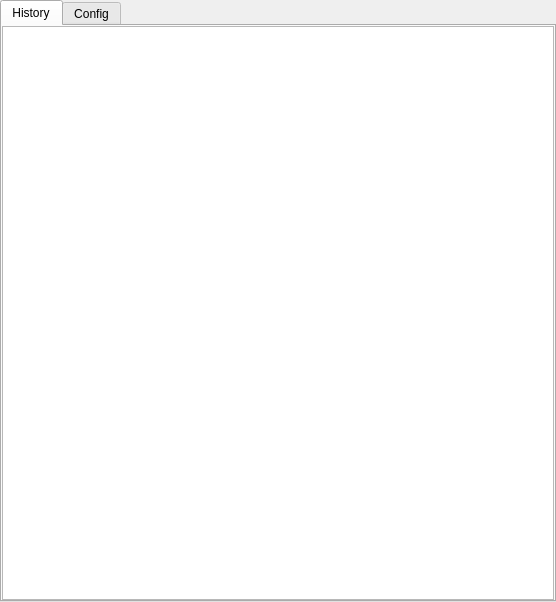
<?xml version="1.0" encoding="UTF-8"?>
<ui version="4.0">
 <class>History</class>
 <widget class="QWidget" name="History">
  <property name="geometry">
   <rect>
    <x>0</x>
    <y>0</y>
    <width>556</width>
    <height>602</height>
   </rect>
  </property>
  <property name="windowTitle">
   <string>History</string>
  </property>
  <layout class="QVBoxLayout" name="verticalLayout">
   <property name="leftMargin">
    <number>0</number>
   </property>
   <property name="topMargin">
    <number>0</number>
   </property>
   <property name="rightMargin">
    <number>0</number>
   </property>
   <property name="bottomMargin">
    <number>0</number>
   </property>
   <item>
    <widget class="QTabWidget" name="tabWidget">
     <property name="currentIndex">
      <number>0</number>
     </property>
     <widget class="QWidget" name="tabHistory">
      <attribute name="title">
       <string>History</string>
      </attribute>
      <layout class="QVBoxLayout" name="verticalLayout_2">
       <property name="leftMargin">
        <number>0</number>
       </property>
       <property name="topMargin">
        <number>0</number>
       </property>
       <property name="rightMargin">
        <number>0</number>
       </property>
       <property name="bottomMargin">
        <number>0</number>
       </property>
       <item>
        <widget class="QTableView" name="tableViewHistory">
         <property name="sizePolicy">
          <sizepolicy hsizetype="Expanding" vsizetype="Expanding">
           <horstretch>0</horstretch>
           <verstretch>10</verstretch>
          </sizepolicy>
         </property>
         <property name="selectionMode">
          <enum>QAbstractItemView::SingleSelection</enum>
         </property>
         <attribute name="horizontalHeaderVisible">
          <bool>true</bool>
         </attribute>
         <attribute name="verticalHeaderVisible">
          <bool>false</bool>
         </attribute>
        </widget>
       </item>
      </layout>
     </widget>
     <widget class="QWidget" name="tabConfig">
      <attribute name="title">
       <string>Config</string>
      </attribute>
      <layout class="QVBoxLayout" name="verticalLayout_3">
       <item>
        <widget class="QTableView" name="tableViewConfig"/>
       </item>
      </layout>
     </widget>
    </widget>
   </item>
  </layout>
 </widget>
 <resources/>
 <connections/>
</ui>
